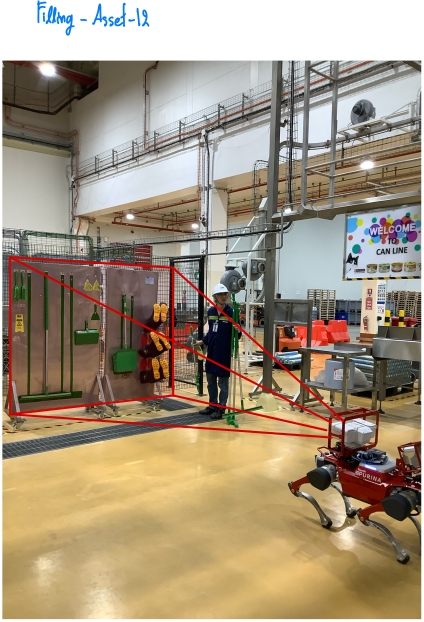
#> input picture resource/maps/picture/bag_2026-04-27/asset-12.png, 424 x 622 px, found by its file name
$ python refine_cropping.py
#> lines starting #> are read from the running program, lines starting #| are printed output that depends on the picture; after the words box and inside, x2 and y2 are one past the last pixel; in counts of white or black regions, pixels touching at a corner belong together
import os
from PIL import Image, ImageChops

def refine_crop(image_path, mode):
    """
    mode: 'top', 'bottom', 'both'
    """
#> called with mode = 'top'
    if not os.path.exists(image_path):
        # Try finding with suffix like -low
        base, ext = os.path.splitext(image_path)
        if os.path.exists(base + "-low" + ext):
            image_path = base + "-low" + ext
        elif os.path.exists(base + "-1" + ext): # handle possible duplicates
             image_path = base + "-1" + ext
        else:
            print(f"File not found: {image_path}")
            return

    img = Image.open(image_path)
#> img is the input picture: PIL image 424x622 RGB; mean R, G, B 163.6, 148.7, 126.4
    w, h = img.size
#> w = 424; h = 622

    # 1. Hard crop to get rid of remnants of labels
    cut_top = 75 if 'top' in mode or 'both' in mode else 0
    cut_bottom = 45 if 'bottom' in mode or 'both' in mode else 0

    img = img.crop((0, cut_top, w, h - cut_bottom))
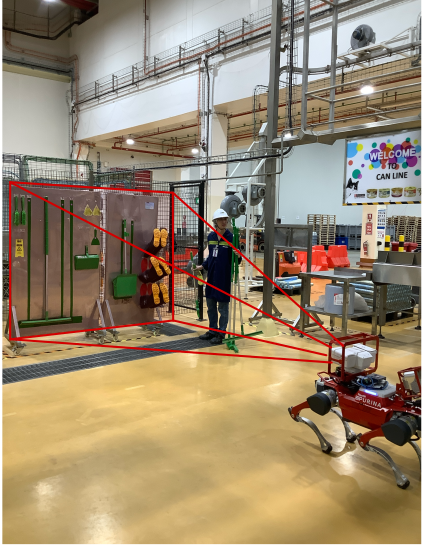
#> img: PIL image 424x547 RGB; mean R, G, B 155.1, 137.8, 112.3

    # 2. Automated white space trimming for remaining area
    gray = img.convert('L')
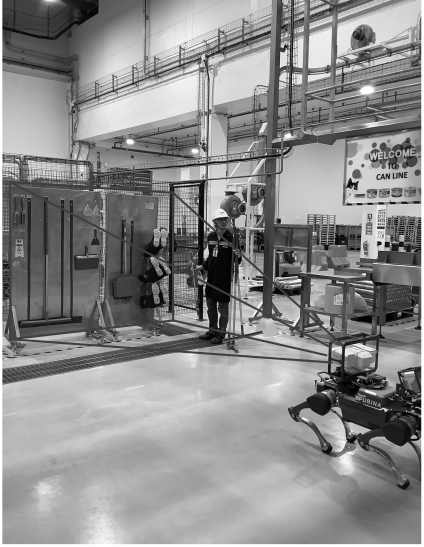
#> gray: PIL image 424x547 L; min 1, max 255, mean 140.1
    bw = gray.point(lambda x: 255 if x > 240 else 0, 'L')
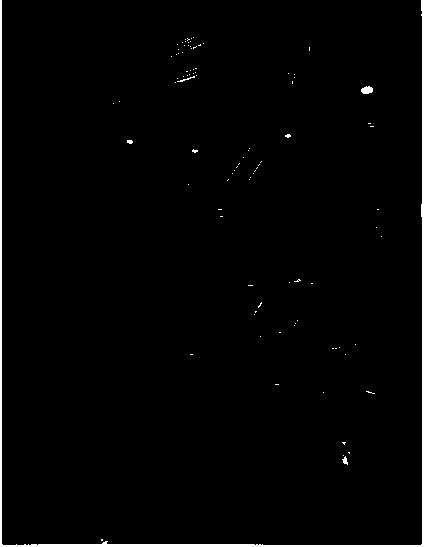
#> bw: PIL image 424x547 L; 1.6% white; 95 white regions (90 under 20 px), largest, box (x1, y1, x2, y2) and area: (0, 0, 424, 547) 3300, (361, 86, 373, 94) 74, (342, 456, 348, 465) 29, (177, 76, 195, 82) 28, (127, 140, 133, 144) 20
    inv = ImageChops.invert(bw)
    bbox = inv.getbbox()
#> bbox = (2, 0, 422, 545)

    if bbox:
        # Add tiny 2px padding for "Best Cut" standard
        padding = 2
        left, top, right, bottom = bbox
#> left = 2; top = 0; right = 422; bottom = 545
        left = max(0, left - padding)
#> left = 0
        top = max(0, top - padding)
        right = min(img.size[0], right + padding)
#> right = 424
        bottom = min(img.size[1], bottom + padding)
#> bottom = 547

        final_img = img.crop((left, top, right, bottom))
        final_img.save(image_path)
        print(f"Refined {os.path.basename(image_path)} (Mode: {mode})")

if __name__ == "__main__":
    # Normalized lists from user request
    top_more = [
        "asset-12", "gauge-19", "gauge20", "gauge21", "gauge22", "gauge23",
        "loto-22", "loto-23", "loto-26", "loto21", "thermal-77", "thermal-78",
        "thermal-79", "thermal-80", "thermal-83", "vibration-71", "vibration-75",
        "dry-leaked-15", "dry-leaked-16", "dry-leaked-25", "dry-vibration-35",
        "dry3-gauge-01", "dry3-gauge-07", "dry3-leaked-35", "dry3-leaked-36",
        "dry3-leaked-38", "dry3-loto-07", "dry3-loto-10", "dry3-loto-13", "dry3-thermal-44"
    ]
    both_more = [
        "leaked-68", "loto20", "thermal-81", "thermal-85", "thermal-87",
        "vibration-69", "vibration-73", "dry-leaked-18", "dry-leaked-20-low",
        "dry-leaked-21", "dry-vibration-33-low", "dry3-leaked-29", "dry3-leaked-30"
    ]
    bottom_more = [
        "loto19", "dry-leaked-24-low", "dry-thermal-37", "dry-vibration-34-low"
    ]

    filling_dir = "resource/docs/processed_filling"
    dry_dir = "resource/docs/processed_inspections"

    # Process all lists in both directories (one will match)
    for name in top_more:
        refine_crop(os.path.join(filling_dir, name + ".png"), 'top')
        refine_crop(os.path.join(dry_dir, name + ".png"), 'top')
#> pass 3 of the loop `for name in top_more:`:
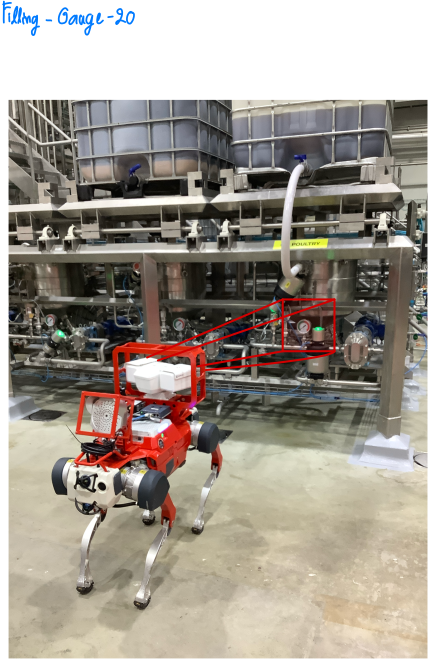
#> input picture resource/maps/picture/bag_2026-04-27/gauge20.png, 430 x 661 px, found by its file name
#> in refine_crop, img is the input picture: PIL image 430x661 RGB; mean R, G, B 160.4, 152.4, 142.5
#> img: PIL image 430x586 RGB
#> gray: PIL image 430x586 L
#> in refine_crop (call 5), `bw = gray.point(lambda x: 255 if x > 240 else 0, 'L')`:
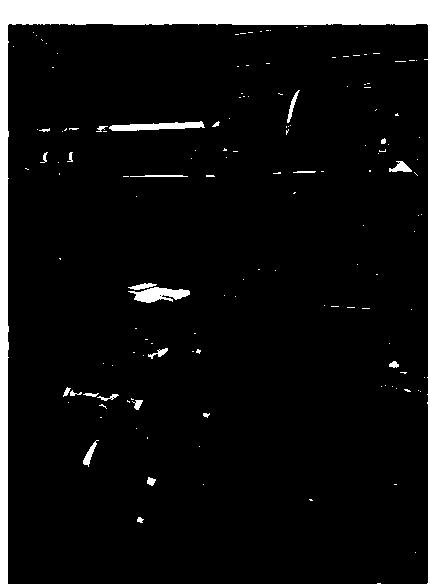
#> bw: PIL image 430x586 L; 7.9% white; 143 white regions (118 under 20 px), largest, box (x1, y1, x2, y2) and area: (0, 0, 430, 586) 17068, (128, 287, 190, 303) 581, (109, 121, 205, 131) 572
#> bbox = (8, 24, 428, 584)
#> in refine_crop (call 5), `left, top, right, bottom = bbox`: left = 8; top = 24; right = 428; bottom = 584
#> in refine_crop (call 5), `left = max(0, left - padding)`: left = 6
#> in refine_crop (call 5), `top = max(0, top - padding)`: top = 22
#> in refine_crop (call 5), `right = min(img.size[0], right + padding)`: right = 430
#> in refine_crop (call 5), `bottom = min(img.size[1], bottom + padding)`: bottom = 586
#> in refine_crop (call 5), `final_img = img.crop((left, top, right, bottom))`:
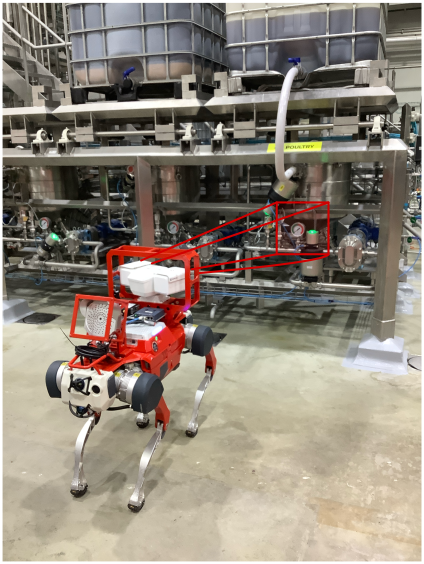
#> final_img: PIL image 424x564 RGB; mean R, G, B 143.3, 133.5, 121.3
#> the loop made 30 passes; the first 3 are shown
#> pass 3 of the loop `for name in both_more:`:
#> the loop made 13 passes; the first 3 are shown
#> pass 3 of the loop `for name in bottom_more:`:
#> the loop made 4 passes; the first 3 are shown

    for name in both_more:
        refine_crop(os.path.join(filling_dir, name + ".png"), 'both')
        refine_crop(os.path.join(dry_dir, name + ".png"), 'both')

    for name in bottom_more:
        refine_crop(os.path.join(filling_dir, name + ".png"), 'bottom')
        refine_crop(os.path.join(dry_dir, name + ".png"), 'bottom')

    filling_dir = "resource/docs/processed_filling"
    dry_dir = "resource/docs/processed_inspections"

#> (the run stopped early here; a loop or call above may not have finished)
